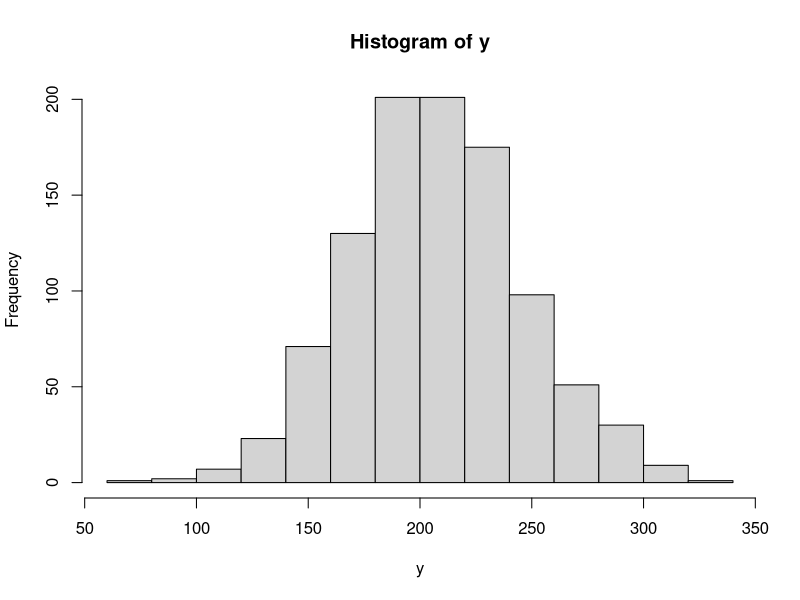
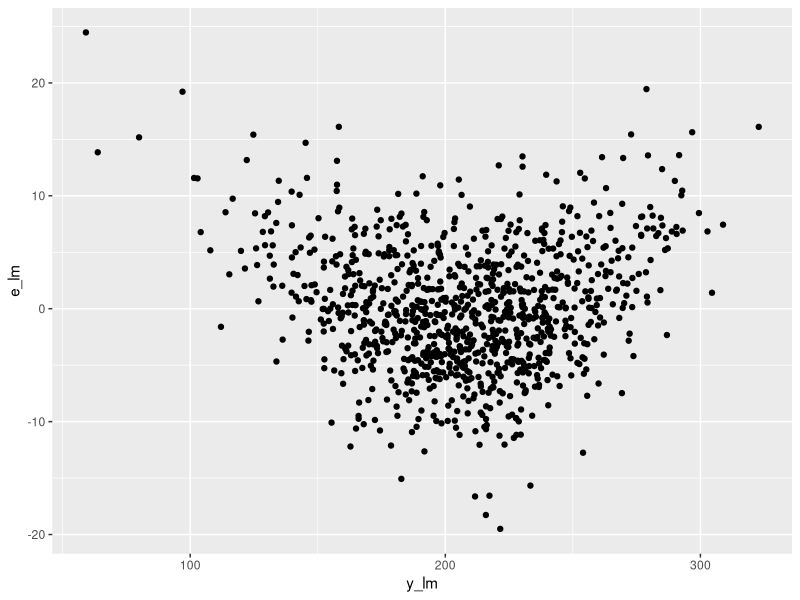
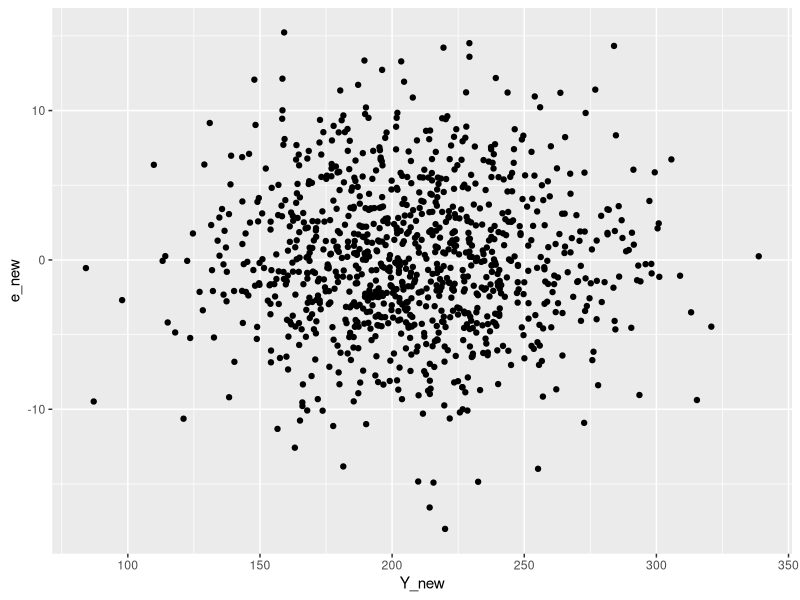
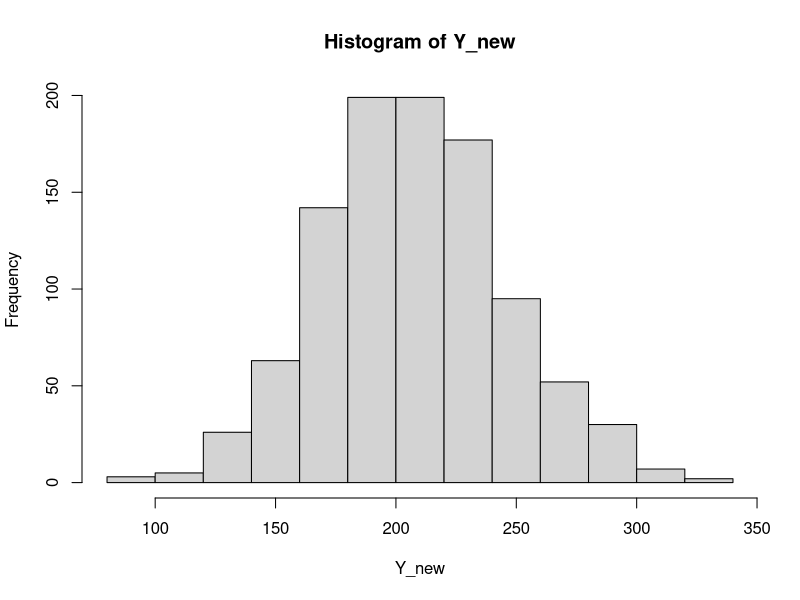
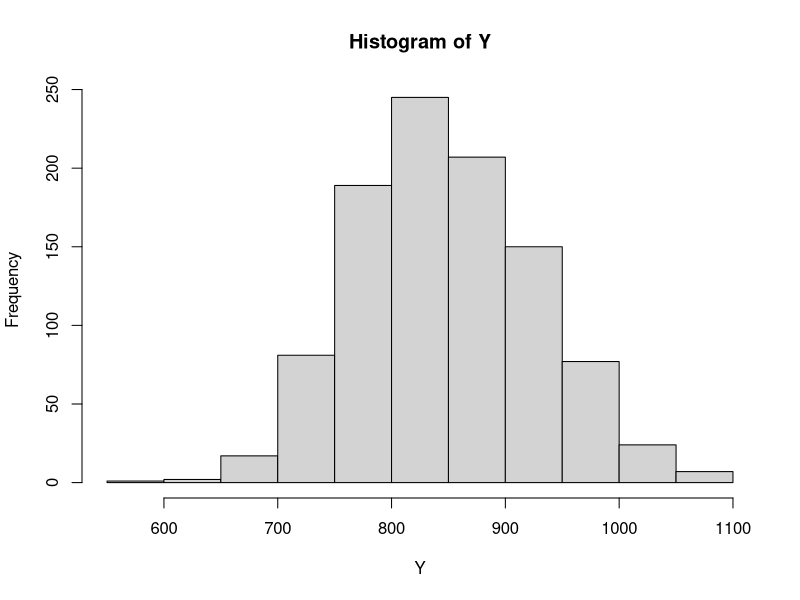
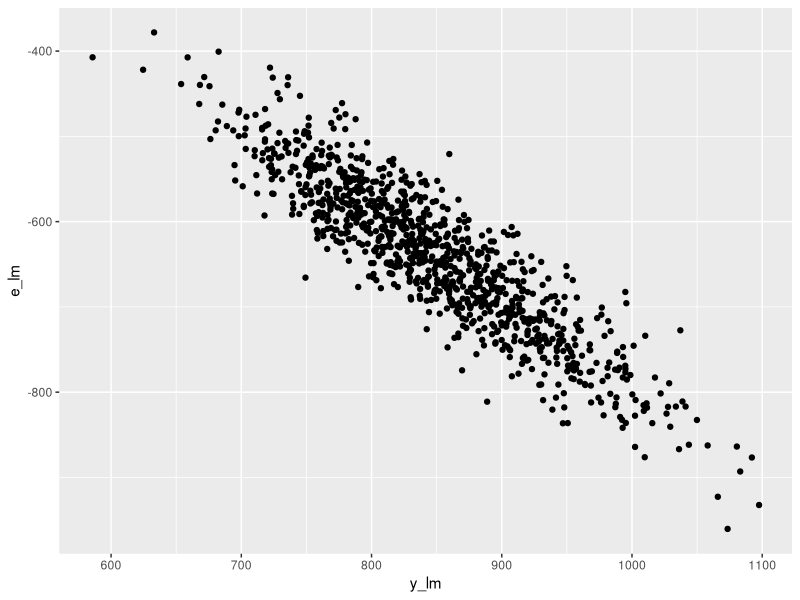

The R script that drew these images, in order: (Note: this script raises an error after producing the figures.)
library(mvtnorm)
library(ggplot2)
library(car)
library(carData)

##1.Example
x = rnorm(1000,10,1)
e = rnorm(1000,0,5)
y = 5+2*x^2+e
D = data.frame(x,y)

hist(y)

##SLR
Model = lm(y~x)
summary(Model)
y_lm = Model$fitted.values
boxTidwell(y~x,data = D)
e_lm = y-y_lm
d1 = data.frame(y_lm,e_lm)
ggplot(d1, aes(y_lm,e_lm)) + geom_point()





m = lm(y~I(x^2))
a = m$coefficients[1]
b = m$coefficients[2]
Y_new = m$fitted.values
summary(m)
e_new = y - Y_new
d2 = data.frame(Y_new,e_new)
ggplot(d2, aes(Y_new,e_new)) + geom_point()



hist(Y_new)








###MLR
e = rnorm(1000,0,5)
X = abs(rmvnorm(1000,numeric(4)+20,diag(4)))
X[,2] = X[,2]^2
beta = runif(4,0,2)
beta[2] = 2
Y = X%*%beta + e
DF = data.frame(X,Y)

hist(Y)
MModel = lm(Y~.,data = DF)
summary(MModel)

y_lm = MModel$fitted.values
e_lm = y-y_lm
d1 = data.frame(y_lm,e_lm)
ggplot(d1, aes(y_lm,e_lm)) + geom_point()




G1 = boxTidwell(Y~X1,data = DF)
wt1 = G1$result[,1]
g1 = lm(Y~I(X1^wt1[1]) + X2 + X3 + X4,data = DF)
summary(g1)

G2 = boxTidwell(Y~X2,data = DF)
wt2 = G2$result[,1]
g2 = lm(Y~I(X2^wt2[1]) + X1 + X3 + X4,data = DF)
summary(g2)

G3 = boxTidwell(Y~X3,data = DF)
wt3 = G3$result[,1]
g3 = lm(Y~I(X3^wt3[1]) + X2 + X1 + X4,data = DF)
summary(g3)

G4 = boxTidwell(Y~X4,data = DF)
wt4 = G4$result[,1]
g4 = lm(Y~I(X4^wt4[1]) + X2 + X3 + X1,data = DF)
summary(g4)


G11 = boxTidwell(Y~X1+X2,data = DF)
wt11 = G11$result[,1]
g11 = lm(Y~I(X1^wt1[1]) + I(X2^wt11[2]) + X3 + X4,data = DF)
summary(g11)

G12 = boxTidwell(Y~X1+X3,data = DF)
wt12 = G12$result[,1]
g12 = lm(Y~I(X1^wt12[1]) + X2 + I(X3^wt12[2]) + X4,data = DF)
summary(g12)

G13 = boxTidwell(Y~X1+X4,data = DF)
wt13 = G13$result[,1]
g13 = lm(Y~I(X1^wt13[1]) + X2 + I(X4^wt13[2]) + X3,data = DF)
summary(g13)

G14 = boxTidwell(Y~X3+X4,data = DF)
wt14 = G14$result[,1]
g14 = lm(Y~I(X3^wt14[1]) + X1 + I(X4^wt14[2]) + X2,data = DF)
summary(g14)

G15 = boxTidwell(Y~X2+X3,data = DF)
wt15 = G15$result[,1]
g15 = lm(Y~I(X2^wt14[1]) + X1 + I(X3^wt14[2]) + X4,data = DF)
summary(g15)

G16 = boxTidwell(Y~X2+X4,data = DF)
wt16 = G16$result[,1]
g16 = lm(Y~I(X2^wt16[1]) + X1 + I(X4^wt16[2]) + X3,data = DF)
summary(g16)


G111 = boxTidwell(Y~X1+X2+X3,data = DF)
wt111 = G111$result[,1]
g111 = lm(Y~I(X1^wt111[1]) + I(X2^wt111[2]) + I(X3^wt111[3]) + X4,data = DF)
summary(g111)


G112 = boxTidwell(Y~X1+X2+X4,data = DF)
wt112 = G112$result[,1]
g112 = lm(Y~I(X1^wt112[1]) + I(X2^wt112[2]) + I(X4^wt112[3]) + X3,data = DF)
summary(g112)

G113 = boxTidwell(Y~X1+X3+X4,data = DF)
wt113 = G113$result[,1]
g113 = lm(Y~I(X1^wt113[1]) + I(X3^wt113[2]) + I(X4^wt113[3]) + X2,data = DF)
summary(g113)

G114 = boxTidwell(Y~X2+X3+X4,data = DF)
wt114 = G114$result[,1]
g114 = lm(Y~I(X2^wt114[1]) + I(X3^wt114[2]) + I(X4^wt114[3]) + X1,data = DF)
summary(g114)

G = boxTidwell(Y~X1+X2+X3+X4,data = DF)
wt = G$result[,1]
g = lm(Y~I(X1^wt[1]) + I(X2^wt[2]) + I(X3^wt[3]) + I(X4^wt[4]),data = DF)
summary(g)
Y_new = g$fitted.values
e_new = Y - Y_new
d2 = data.frame(Y_new,e_new)
ggplot(d2, aes(Y_new,e_new)) + geom_point()


hist(Y_new)










##Real Data
D = data("Prestige")
D = data.frame(Prestige)
D = D[,-ncol(D)]
prestige = D$prestige

Model = lm(prestige~.,data = D)
summary(Model)
y_lm = Model$fitted.values
e_lm = prestige - y_lm
d1 = data.frame(y_lm,e_lm)
ggplot(d1, aes(y_lm,e_lm)) + geom_point()


c = median(D[,3])
D[c(58,69,87,97,100),3] = c

P1 = boxTidwell(prestige~income,~women+education,data = D)
wt1 = P1$result[,1]
m1 = lm(prestige~I(income^wt1[1])+I(education)+I(women),data = D)
summary(m1)



P2 = boxTidwell(prestige~women,~income+education,data = D)
wt2 = P2$result[,1]
m2 = lm(prestige~I(women^wt2[1])+I(education)+I(income),data = D)
summary(m2)


P3 = boxTidwell(prestige~education,~women,data = D)
wt3 = P3$result[,1]
m3 = lm(prestige~I(women)+I(education^wt3[1])+I(income),data = D)
summary(m3)


P11 = boxTidwell(prestige~income+women,~education,data = D)
wt11 = P11$result[,1]
m11 = lm(prestige~I(income^wt11[1])+I(education)+I(women^wt11[2]),data = D)
summary(m11)


P12 = boxTidwell(prestige~income+education,~women,data = D)
wt12 = P12$result[,1]
m12 = lm(prestige~I(income^wt12[1])+I(education^wt12[2])+I(women),data = D)
summary(m12)


P13 = boxTidwell(prestige~women+education,~income,data = D)
wt13 = P13$result[,1]
m13 = lm(prestige~I(income)+I(education^wt13[2])+I(women^wt13[1]),data = D)
summary(m13)


P111 = boxTidwell(prestige~women+education+income,data = D)
wt111 = P111$result[,1]
m111 = lm(prestige~I(income^wt111[3])+I(education^wt111[2])+I(women^wt111[1]),data = D)
summary(m111)


P11 = boxTidwell(prestige~income+women,~education,data = D)
wt11 = P11$result[,1]
m11 = lm(prestige~I(income^wt11[1])+I(education)+I(women^wt11[2]),data = D)
summary(m11)
Y_new = m11$fitted.values

summary(m11)
hist(Y_new)
e_new = prestige - Y_new
plot(Y_new,e_new)
d2 = data.frame(Y_new,e_new)
ggplot(d2, aes(Y_new,e_new)) + geom_point()
hist(Y_new)

